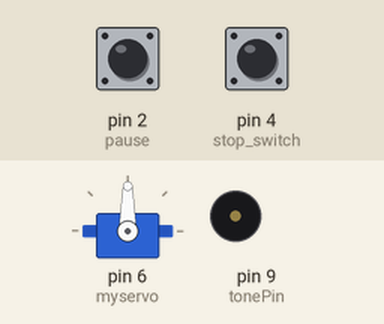
This sketch was run on a simulated Arduino Uno, built with avr-gcc and run on an emulated ATmega328P. On the bench: servo, buzzer (waves = sounding). Inputs (shaded band) come from the test bench; at power-on: pin 2 (pause) LOW, pin 4 (stop_switch) LOW. Random numbers use the default seed unless the sketch sets one; what the sketch prints to the serial monitor is not drawn.

Above: at 1.2 s.
1.3 s: pin 2 (pause) driven HIGH
2.8 s: pin 2 (pause) pulsed LOW 2 times (0.12 s each, 0.3 s apart)
At 4.3 s:
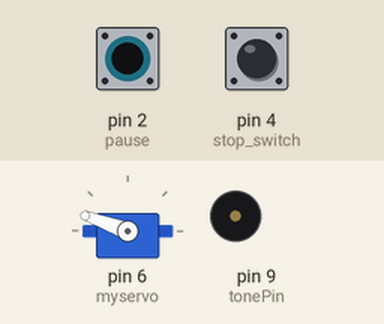
4.9 s: pin 2 (pause) driven LOW
At 5.11 s:
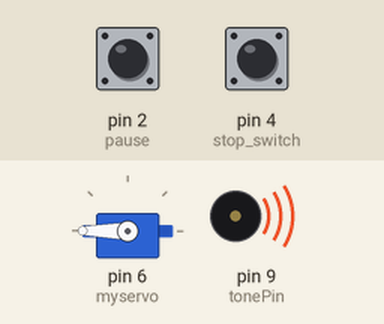
At 6.83 s:
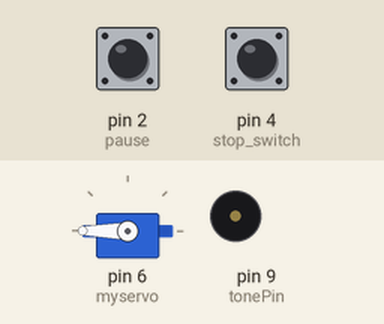
Timing chart, 0 to 13.9 s (numbered marks = the images above; inputs shaded):
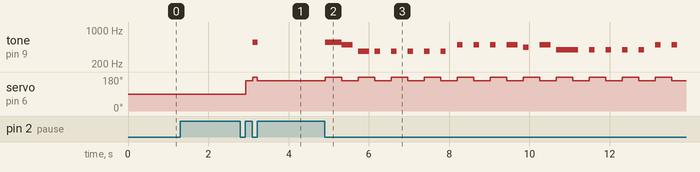

The sketch:

song.ino
```cpp
int led = 13;// Pin for LED
int tonePin = 9; //tone for Buzzer

int state = 0;
//state 0 = play
//state 1 = pause

int buttonState = 0;          //variable for reading the pushbutton status
int stopButton = 0;

#include <Servo.h>

Servo myservo;   //create servo object to control a servo

int pos = 180;     //variable to read the value from the analog pin

void setup() {
  int stopButton = 0;

  Serial.begin(9600);
  myservo.attach(6);   //attaches the servo on pin 9 to the servo object
  pinMode(2, INPUT);  //pause/play switch
  pinMode(4, INPUT);  //stop switch
}


void loop() {

   checkSwitch();
   if (state ==2){
    exit;
   }

}

int checkSwitch() { //recall state 0 (play) , state 1 (pause)
  buttonState =  digitalRead(2);
  Serial.println(buttonState);
  if (buttonState == HIGH && state == 0) { //if button is pressed && song is playing
    pause(); //pause && change state to paused
        state = 1;

  } else if (buttonState == HIGH && state == 1) { //if button is pressed && song is paused
    state = 0;
    song(); //play song and change to play


  }

  stopButton = digitalRead(4);

  if( stopButton == HIGH) {
    state = 2;
  }
return state;
}


//hit is in charge of making servo rotations
int hit() {
  if (pos == 180) {
    pos = 160;
  } else if (pos == 160) {
    pos = 180;
  }
  myservo.write(pos);
}


//Pause method
void pause() {
  noTone(9);
  checkSwitch();
}

unsigned long previousMillis = 0;
const long interval = int(random(400, 800));

void wait() {
  while (6 > 5) {
    checkSwitch();
    unsigned long currentMillis = millis();
    Serial.println(state);
    if (currentMillis - previousMillis >= interval) {
      previousMillis = currentMillis;
      break;
    }
  }
}


//Play Despacito
void song () {
  tone(tonePin, 587, 710);
  hit();
  wait();
  tone(tonePin, 554, 710);
  hit();
  wait();
  tone(tonePin, 493, 274);
  hit();
  wait();
  tone(tonePin, 369, 274);
  hit();
  wait();
  tone(tonePin, 369, 135);
  hit();
  wait();
  tone(tonePin, 369, 135);
  hit();
  wait();
  tone(tonePin, 369, 135);
  hit();
  wait();
  tone(tonePin, 369, 135);
  hit();
  wait();
  tone(tonePin, 369, 135);
  hit();
  wait();
  tone(tonePin, 493, 135);
  hit();
  wait();
  tone(tonePin, 493, 135);
  hit();
  wait();
  tone(tonePin, 493, 135);
  hit();
  wait();
  tone(tonePin, 493, 274);
  hit();
  wait();
  tone(tonePin, 440, 135);
  hit();
  wait();
  tone(tonePin, 493, 274);
  hit();
  wait();
  tone(tonePin, 391, 413);
  hit();
  wait();
  tone(tonePin, 391, 135);
  hit();
  wait();
  tone(tonePin, 391, 135);
  hit();
  wait();
  tone(tonePin, 391, 135);
  hit();
  wait();
  tone(tonePin, 391, 135);
  hit();
  wait();
  tone(tonePin, 391, 135);
  hit();
  wait();
  tone(tonePin, 493, 135);
  hit();
  wait();
  tone(tonePin, 493, 135);
  hit();
  wait();
  tone(tonePin, 493, 135);
  hit();
  wait();
  tone(tonePin, 493, 274);
  hit();
  wait();
  tone(tonePin, 554, 135);
  hit();
  wait();
  tone(tonePin, 587, 274);
  hit();
  wait();
  tone(tonePin, 440, 413);
  hit();
  wait();
}
```

Measured:
- after the input at 2.8 s, tone on pin 9 (tonePin): silent → 554 Hz after 0.31 s, → silent 0.12 s later; servo on pin 6 (myservo): 90° → 160° after 0.13 s, → 180° 0.18 s later, → 160° 0.12 s later
- after the input at 4.9 s, tone on pin 9 (tonePin): plays 554 Hz for 0.41 s, 493 Hz for 0.27 s, 369 Hz for 0.27 s, 369 Hz for 0.14 s, 369 Hz for 0.14 s, 369 Hz for 0.14 s … (21 notes in this stretch), starting at once; servo on pin 6 (myservo): alternates 180° for 0.41 s and 160° for 0.41 s, starting at once
